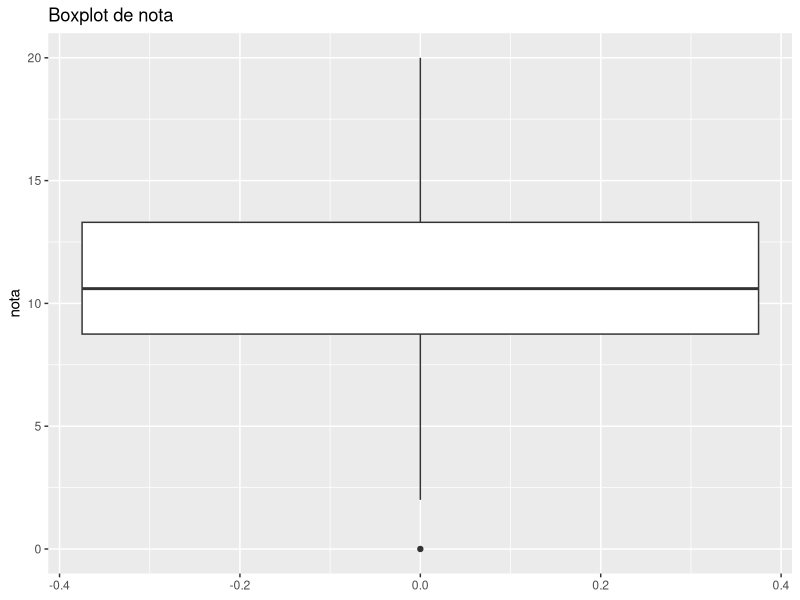
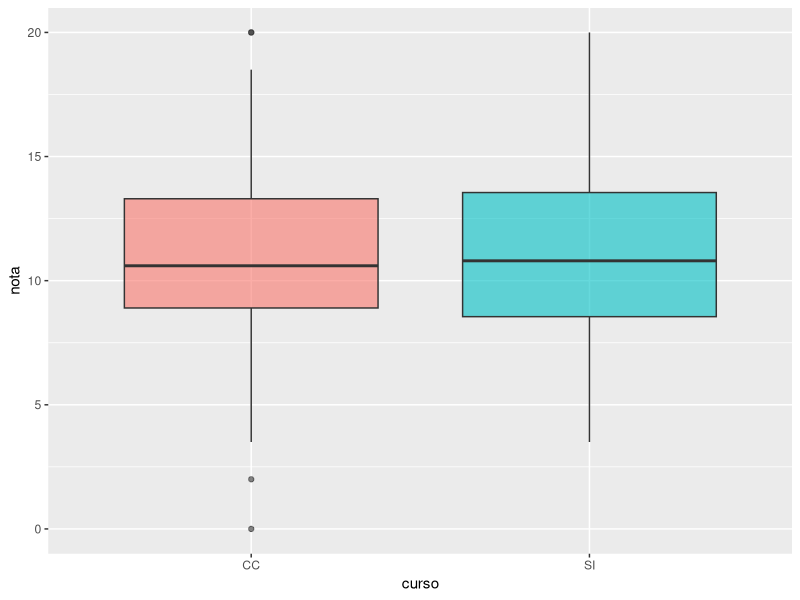
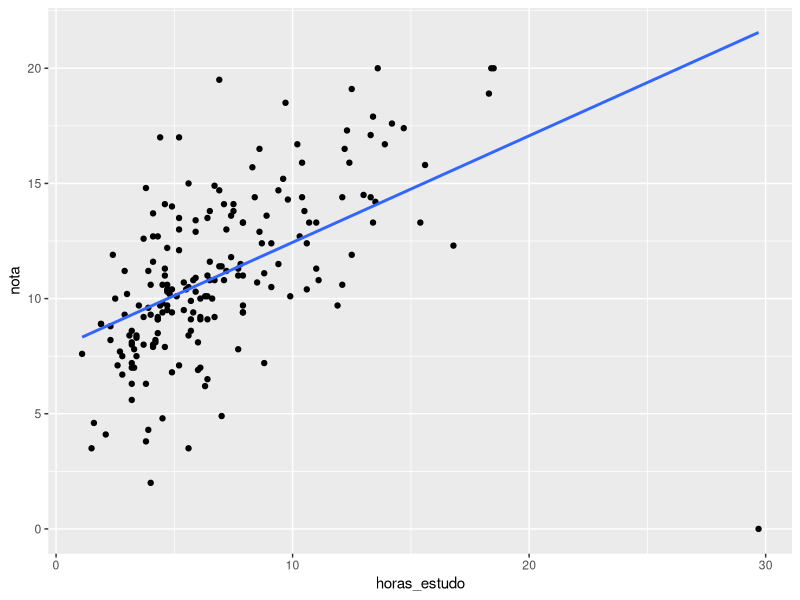
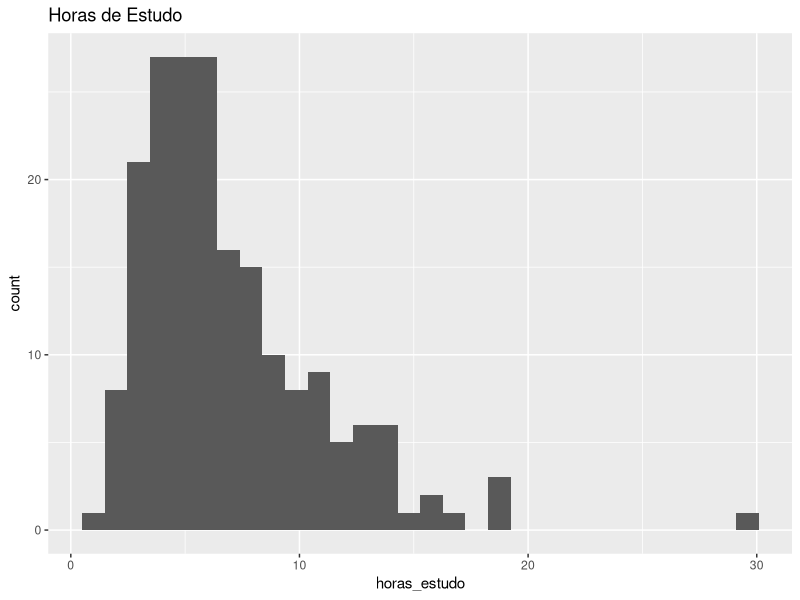
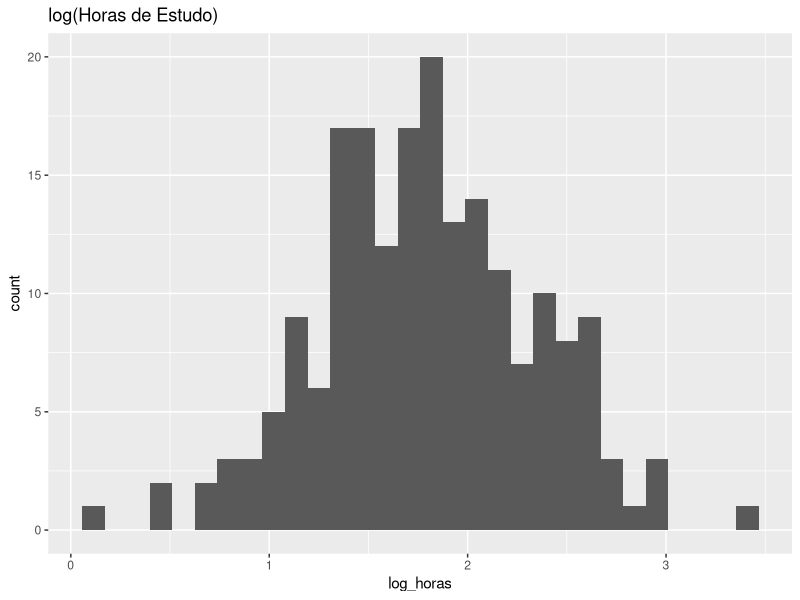
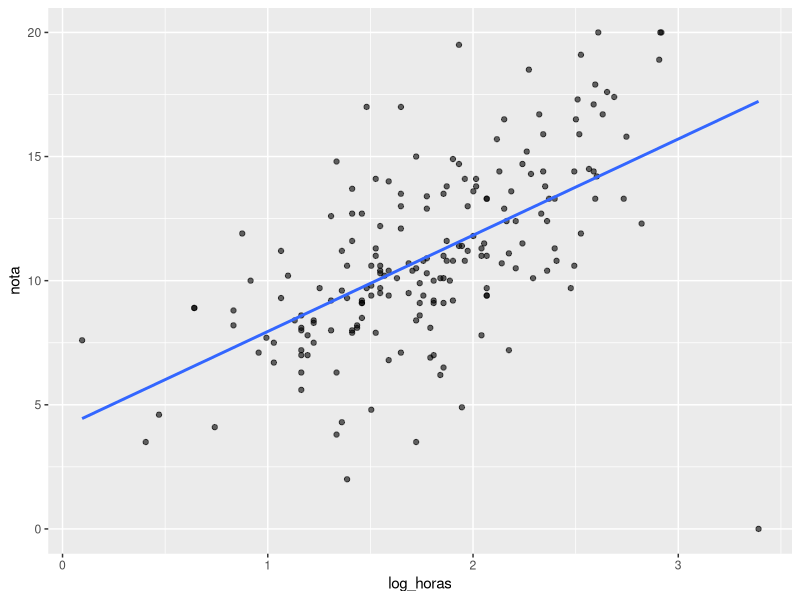

Here is the R script that generated these plots, in order:
library(tidyverse)
set.seed(1234)

n <- 200
alunos <- tibble(
  id            = 1:n,
  curso         = sample(c("CC", "SI"), n, replace = TRUE, prob = c(.65, .35)),
  ano           = sample(1:3, n, replace = TRUE, prob = c(.4, .35, .25)),
  sexo          = sample(c("F", "M"), n, replace = TRUE),
  horas_estudo  = round(rlnorm(n, meanlog = log(6), sdlog = 0.5), 1),
  faltas        = pmax(0, round(rpois(n, lambda = 3) - rbinom(n, 1, .1)*3)),
  nota          = pmin(20,
                       pmax(0,
                            round( 8 +
                                     0.6 * pmin(horas_estudo, 20) -
                                     0.4 * pmin(faltas, 10) +
                                     rnorm(n, 0, 2.5), 1)))
) %>%
  mutate(
    # introduzir alguns outliers na nota
    nota = replace(nota, sample(1:n, 3), c(2, 19.5, 0)),
    # introduzir NAs em horas_estudo
    horas_estudo = replace(horas_estudo, sample(1:n, 6), NA_real_)
  )

head(alunos) #visualizar primeiras 6 linhas


#1
#(a) Indique o tamanho amostral e a estrutura (nomes e tipos das variáveis).
#(b) Classifique cada variável como categórica (nominal/ordinal) ou quantitativa (discreta/contínua).
#(c) Identifique unidades e escalas (quando aplicável).
#Indique o tamanho amostral.
glimpse(alunos)

#2)
#Analise a variável nota.

#(a) Calcule média, mediana, DP, IQR e MAD.
#(b) Interprete diferenças entre média e mediana (assimetria?).
#(c) Calcule o resumo de cinco números.
with(alunos,c(mean=mean(nota,na.rm=TRUE),
              median=median(nota,na.rm=TRUE),
              sd=sd(nota,na.rm=TRUE),
              IQR=IQR(nota,na.rm=TRUE),
              MAD=mad(nota,constant = 1,na.rm=TRUE)))
summary(alunos$nota)

#3
#(a) Determine barreiras de Tukey: Q1 - 1.5×IQR e Q3 + 1.5×IQR para nota.
#(b) Liste observações classificadas como valores atípicos.
#(c) Faça um boxplot e anote a presença de outliers.

q1<-quantile(alunos$nota,.25,na.rm=TRUE)
q3<-quantile(alunos$nota,.75,na.rm=TRUE)

iqr<-q3-q1
low<-q1-1.5*iqr
high<-q3-1.5*iqr
which_out<-which(alunos$nota<low|alunos$nota>high)

ggplot(alunos,aes(y=nota))+geom_boxplot(outliner.color="red")+labs(title="Boxplot de nota")

#4
#Compare nota entre curso e sexo.

#(a) Crie boxplots lado a lado por curso; comente diferenças de centro e dispersão.
#(b) Produza uma tabela-resumo por curso e sexo (n, média, mediana, IQR).
#(c) Discuta se diferenças podem ser atribuídas a distribuições ou a outliers.

ggplot(alunos,aes(x=curso,y=nota,fill=curso))+geom_boxplot(alpha=.6) + theme(legend.position="none")

alunos %>%
  group_by(curso,sexo) %>%
  summarise(n=n(),
            media = mean(nota, na.rm=TRUE),
            mediana = median(nota, na.rm=TRUE),
            IQR = IQR(nota, na.rm=TRUE),
            .groups = "drop")

#5)
#Explore a relação horas_estudo vs nota.

#(a) Faça um gráfico de dispersão; trate os NAs.
#(b) Calcule correlação de Pearson e Spearman; comente.
#(c) Ajuste via geom_smooth(method = "lm") e interprete.

dados2<-alunos%>%drop_na(horas_estudo,nota)
ggplot(dados2,aes(horas_estudo, nota))+geom_point(alpha=6)+geom_smooth(method = "lm",se=FALSE)

cor_pearson<- cor(dados2$horas_estudo,dados2$nota,method="pearson")
cor_spearman<- cor(dados2$horas_estudo,dados2$nota, method="spearman")
c(pearson=cor_pearson,spearman=cor_spearman)

#6

#(a) Observe a distribuição de horas_estudo (histograma/densidade).
#(b) Aplique transformação log a horas_estudo e volte a comparar com nota.
#(c) Comente o efeito da transformação na linearidade e heterocedasticidade.

p1<-ggplot(alunos,aes(horas_estudo))+geom_histogram()+labs(title="Horas de Estudo")
p2<-ggplot(alunos %>% mutate(log_horas=log(horas_estudo)),aes(log_horas))+geom_histogram()+labs(title = "log(Horas de Estudo)")

p1;p2

ggplot(alunos %>% drop_na(horas_estudo, nota) %>% mutate(log_horas = log(horas_estudo)),
               aes(log_horas, nota)) + geom_point(alpha=.6) + geom_smooth(method="lm", se=FALSE)

#ver falta um exercico nao sei qual e ta perdido
#Exercício 8

#(a) Quantifique os NA por variável.
#(b) Compare resultados de lista completa (remover NA) com uma imputação simples (ex.: mediana) para horas_estudo ao estimar a média de nota por curso.
#(c) Comente potencial viés.

colSums(is.na(alunos))

lista_completa<-alunos %>%drop_na(horas_estudo)
imp_mediana<-alunos %>% 
  mutate(horas_estudo=if_else(is.na(horas_estudo),median(horas_estudo,na.rm=TRUE),horas_estudo))

lista_completa %>% group_by(curso) %>% summarise(media_nota=mean(nota,na.rm=TRUE))
imp_mediana   %>% group_by(curso) %>% summarise(media_nota = mean(nota, na.rm=TRUE))
